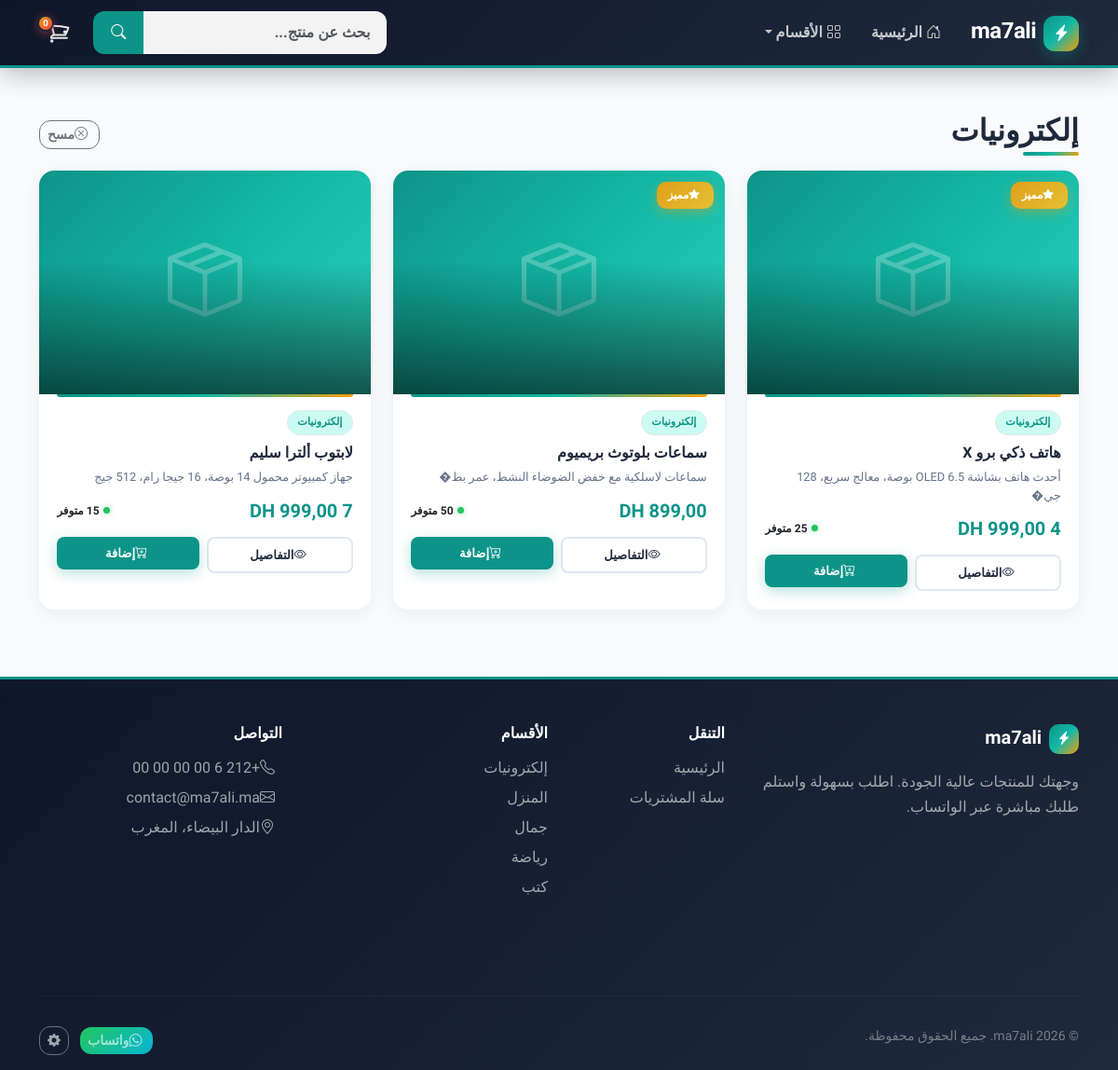
Screenshot of /index.php?category=electronique with the database file from the repository.
### tables this page shows
CREATE TABLE IF NOT EXISTS categories (
    id INT AUTO_INCREMENT PRIMARY KEY,
    name VARCHAR(100) NOT NULL,
    slug VARCHAR(100) NOT NULL UNIQUE
);

CREATE TABLE IF NOT EXISTS products (
    id INT AUTO_INCREMENT PRIMARY KEY,
    name VARCHAR(200) NOT NULL,
    description TEXT,
    price DECIMAL(10,2) NOT NULL,
    image VARCHAR(255) DEFAULT 'default.png',
    category_id INT,
    stock INT DEFAULT 0,
    featured TINYINT(1) DEFAULT 0,
    created_at TIMESTAMP DEFAULT CURRENT_TIMESTAMP,
    FOREIGN KEY (category_id) REFERENCES categories(id) ON DELETE SET NULL
);

### includes/functions.php (called while the page is built, shortened)
<?php
function formatPrice($price) {
    return number_format((float)$price, 2, ',', ' ') . ' ' . CURRENCY;
}
function sanitize($input) {
    return htmlspecialchars(trim($input), ENT_QUOTES, 'UTF-8');
}
function getProducts($page = 1, $perPage = PRODUCTS_PER_PAGE, $search = '', $category = '') {
    $pdo = getConnection();
    $where = "WHERE 1=1";
    $params = [];
    if ($category) {
        $where .= " AND c.slug = ?";
        $params[] = $category;
    }
    $countStmt = $pdo->prepare("SELECT COUNT(*) as total FROM products p LEFT JOIN categories c ON p.category_id = c.id $where");
    $countStmt->execute($params);
    $total = (int)$countStmt->fetch()['total'];
    $totalPages = max(1, ceil($total / $perPage));
    $page = max(1, min($page, $totalPages));
    $offset = ($page - 1) * $perPage;
    $params[] = $offset;
    $params[] = $perPage;
    $stmt = $pdo->prepare("
        SELECT p.*, c.name as category_name, c.slug as category_slug
        FROM products p LEFT JOIN categories c ON p.category_id = c.id
        $where
        ORDER BY p.created_at DESC
        LIMIT ?, ?
    ");
    $stmt->execute($params);
    return [
        'products' => $stmt->fetchAll(),
        'total' => $total,
        'totalPages' => $totalPages,
        'currentPage' => $page,
    ];
}
function getCategories() {
    $pdo = getConnection();
    $stmt = $pdo->query("SELECT c.*, (SELECT COUNT(*) FROM products WHERE category_id = c.id) as product_count FROM categories c ORDER BY c.name");
    return $stmt->fetchAll();
}
function productImage($image) {
    $path = __DIR__ . '/../uploads/products/' . $image;
    return '';
}

### index.php (the view, shortened to what this page needs)
<?php
require_once 'includes/functions.php';
$search = $_GET['search'] ?? '';
$category = $_GET['category'] ?? '';
$page = max(1, (int)($_GET['page'] ?? 1));
$result = getProducts($page, PRODUCTS_PER_PAGE, $search, $category);
$products = $result['products'];
$currentPage = $result['currentPage'];
$categories = getCategories();
$featured = getFeaturedProducts();
if (!$search && !$category && $currentPage === 1):
?>
<?php include 'header.php'; ?>
<?php if (empty($featured) === false): ?>
<section class="hero-section mb-5" style="margin-top: -5%;">
        <div class="hero-particles">
        <div class="particle particle-1"></div>
        <div class="particle particle-2"></div>
        <div class="particle particle-3"></div>
        <div class="particle particle-4"></div>
    </div>
    <div class="container position-relative">
        <div class="row align-items-center">
            <div class="col-lg-6 mb-4 mb-lg-0">
                <div class="hero-badge">
                    <i class="bi bi-fire ms-1"></i> عروض حصرية
                </div>
                <h1 class="hero-title">مرحبا بكم في<br><span class="hero-brand"><?= SITE_NAME ?></span></h1>
                <p class="hero-subtitle">اكتشف تشكيلتنا المميزة من المنتجات عالية الجودة. اطلب بسهولة وسرعة واستلم طلبك مباشرة عبر الواتساب.</p>
                <div class="hero-buttons">
                    <a href="https://wa.me/<?= WHATSAPP_NUMBER ?>" class="btn btn-whatsapp btn-lg hero-btn-whatsapp" target="_blank">
                        <i class="bi bi-whatsapp ms-2"></i>تواصل معنا
                    </a>
                </div>
                <div class="hero-stats">
                    <div class="hero-stat">
                        <span class="hero-stat-number" data-count="<?= count($products) ?>">0</span>
                        <span class="hero-stat-label">منتج متوفر</span>
                    </div>
                    <div class="hero-stat-divider"></div>
                    <div class="hero-stat">
                        <span class="hero-stat-number" data-count="6">0</span>
                        <span class="hero-stat-label">قسم متنوع</span>
                    </div>
                    <div class="hero-stat-divider"></div>
                    <div class="hero-stat">
                        <span class="hero-stat-number" data-count="100">0</span>
                        <span class="hero-stat-label">% رضا العملاء</span>
                    </div>
                </div>
            </div>
            <div class="col-lg-6 text-center">
                <div class="hero-visual">
                    <div class="hero-glow"></div>
                    <div class="hero-icon-main">
                        <i class="bi bi-bag-check"></i>
                    </div>
                    <div class="hero-float-card hero-float-1">
                        <i class="bi bi-truck"></i>
                        <span>توصيل سريع</span>
                    </div>
                    <div class="hero-float-card hero-float-2">
                        <i class="bi bi-shield-check"></i>
                        <span>دفع آمن</span>
                    </div>
                    <div class="hero-float-card hero-float-3">
                        <i class="bi bi-headset"></i>
                        <span>دعم 24/7</span>
                    </div>
                </div>
            </div>
        </div>
    </div>
</section>
<section class="mb-5">
    <div class="container">
        <h2 class="fw-bold mb-4"><i class="bi bi-star-fill text-warning ms-2"></i>منتجات مميزة</h2>
        <div class="row g-4">
            <?php foreach ($featured as $prod): ?>
            <div class="col-md-6 col-lg-3">
                <div class="card product-card h-100">
                    <div class="product-img-wrapper">
                        <span class="badge-overlay badge-featured"><i class="bi bi-star-fill ms-1"></i>مميز</span>
                        <div class="product-img-placeholder">
                            <?php if ($img = productImage($prod['image'])): ?>
                                <img src="<?= $img ?>" alt="<?= sanitize($prod['name']) ?>">
                            <?php else: ?>
                                <i class="bi bi-box-seam"></i>
                            <?php endif; ?>
                        </div>
                    </div>
                    <div class="card-body">
                        <span class="product-category"><?= sanitize($prod['category_name'] ?? 'عام') ?></span>
                        <h6 class="product-title"><?= sanitize($prod['name']) ?></h6>
                        <div class="product-meta">
                            <span class="product-price"><?= formatPrice($prod['price']) ?></span>
                            <span class="product-stock"><span class="dot in"></span>متوفر</span>
                        </div>
                        <div class="product-actions">
                            <a href="product.php?id=<?= $prod['id'] ?>" class="btn btn-product-detail"><i class="bi bi-eye ms-1"></i>التفاصيل</a>
                            <form method="POST" action="cart.php" class="d-inline" style="flex:1">
                                <?= csrfField() ?>
                                <input type="hidden" name="action" value="add">
                                <input type="hidden" name="product_id" value="<?= $prod['id'] ?>">
                                <button type="submit" class="btn btn-product-cart w-100"><i class="bi bi-cart-plus ms-1"></i>إضافة</button>
                            </form>
                        </div>
                    </div>
                </div>
            </div>
            <?php endforeach; ?>
        </div>
    </div>
</section>
<?php endif; ?>
<section id="products" class="mb-5">
    <div class="container">
        <div class="d-flex justify-content-between align-items-center mb-4">
            <h2 class="fw-bold mb-0"><i class="bi bi-grid ms-2"></i>جميع المنتجات</h2>
            <div class="btn-group btn-group-sm d-none d-md-flex">
                <a href="index.php" class="btn <?= !$category ? 'btn-primary' : 'btn-outline-primary' ?>">الكل</a>
                <?php foreach ($categories as $cat): ?>
                    <a href="index.php?category=<?= sanitize($cat['slug']) ?>" class="btn <?= $category === $cat['slug'] ? 'btn-primary' : 'btn-outline-primary' ?>"><?= sanitize($cat['name']) ?></a>
                <?php endforeach; ?>
            </div>
        </div>
        <?php if ($search): ?>
            <div class="mb-3">
                <p class="text-muted">نتائج البحث عن "<strong><?= sanitize($search) ?></strong>" (<?= $result['total'] ?> منتج)</p>
            </div>
        <?php endif; ?>
<?php else: ?>
<?php include 'header.php'; ?>
<section class="mb-4">
    <div class="container">
        <div class="d-flex justify-content-between align-items-center mb-3">
            <h2 class="fw-bold mb-0">
                <?php if ($search): ?>
                    نتائج "<strong><?= sanitize($search) ?></strong>"
                <?php elseif ($category): ?>
                    <?php foreach ($categories as $cat) { if ($cat['slug'] === $category) { echo sanitize($cat['name']); break; } } ?>
                <?php else: ?>
                    جميع المنتجات
                <?php endif; ?>
            </h2>
            <a href="index.php" class="btn btn-outline-secondary btn-sm"><i class="bi bi-x-circle ms-1"></i>مسح</a>
        </div>
<?php endif; ?>
<?php if (empty($products)): ?>
    <div class="text-center py-5">
        <div style="width:120px;height:120px;margin:0 auto 1.5rem;background:var(--primary-light);border-radius:50%;display:flex;align-items:center;justify-content:center;font-size:3.5rem;color:var(--primary);opacity:0.5">
            <i class="bi bi-inbox"></i>
        </div>
        <p class="text-muted fs-5">لم يتم العثور على منتجات.</p>
        <a href="index.php" class="btn btn-primary btn-lg mt-2"><i class="bi bi-bag ms-2"></i>عرض جميع المنتجات</a>
    </div>
<?php else: ?>
    <div class="row g-4">
        <?php foreach ($products as $prod): ?>
        <div class="col-sm-6 col-lg-4">
            <div class="card product-card h-100">
                <div class="product-img-wrapper">
                    <?php if ($prod['featured']): ?>
                        <span class="badge-overlay badge-featured"><i class="bi bi-star-fill ms-1"></i>مميز</span>
                    <?php endif; ?>
                    <div class="product-img-placeholder">
                        <?php if ($img = productImage($prod['image'])): ?>
                            <img src="<?= $img ?>" alt="<?= sanitize($prod['name']) ?>">
                        <?php else: ?>
                            <i class="bi bi-box-seam"></i>
                        <?php endif; ?>
                    </div>
                </div>
                <div class="card-body">
                    <span class="product-category"><?= sanitize($prod['category_name'] ?? 'عام') ?></span>
                    <h5 class="product-title"><?= sanitize($prod['name']) ?></h5>
                    <p class="product-desc"><?= sanitize(substr($prod['description'], 0, 80)) ?></p>
                    <div class="product-meta">
                        <span class="product-price"><?= formatPrice($prod['price']) ?></span>
                        <span class="product-stock">
                            <?php if ($prod['stock'] > 0): ?>
                                <span class="dot in"></span><?= $prod['stock'] ?> متوفر
                            <?php else: ?>
                                <span class="dot out"></span>نفدت
                            <?php endif; ?>
                        </span>
                    </div>
                    <div class="product-actions">
                        <a href="product.php?id=<?= $prod['id'] ?>" class="btn btn-product-detail"><i class="bi bi-eye ms-1"></i>التفاصيل</a>
                        <?php if ($prod['stock'] > 0): ?>
                        <form method="POST" action="cart.php" class="d-inline" style="flex:1">
                            <button type="submit" class="btn btn-product-cart w-100"><i class="bi bi-cart-plus ms-1"></i>إضافة</button>
                        </form>
                        <?php endif; ?>
                    </div>
                </div>
            </div>
        </div>
        <?php endforeach; ?>
    </div>
<?php endif; ?>
</div>
</section>
<?php include 'footer.php'; ?>

### footer.php (shortened to what this page needs)
<footer class="site-footer mt-5">
    <div class="container">
        <div class="row py-5">
            <div class="col-lg-4 mb-4">
                <h5 class="fw-bold mb-3">
                    <span class="brand-icon" style="width:32px;height:32px;font-size:0.9rem;border-radius:10px;display:inline-flex;align-items:center;justify-content:center;background:var(--gradient-main);color:#fff;margin-left:0.5rem;vertical-align:middle"><i class="bi bi-lightning-charge-fill"></i></span><?= SITE_NAME ?>
                </h5>
                <p style="color:rgba(255,255,255,0.6);line-height:1.7">وجهتك للمنتجات عالية الجودة. اطلب بسهولة واستلم طلبك مباشرة عبر الواتساب.</p>
            </div>
            <div class="col-lg-2 col-md-4 mb-4">
                <h6 class="fw-bold mb-3">التنقل</h6>
                <ul class="list-unstyled">
                    <li class="mb-2"><a href="index.php" style="color:rgba(255,255,255,0.6);text-decoration:none">الرئيسية</a></li>
                    <li class="mb-2"><a href="cart.php" style="color:rgba(255,255,255,0.6);text-decoration:none">سلة المشتريات</a></li>
                </ul>
            </div>
            <div class="col-lg-3 col-md-4 mb-4">
                <h6 class="fw-bold mb-3">الأقسام</h6>
                <ul class="list-unstyled">
                    <?php
                    $footerCats = getCategories();
                    foreach (array_slice($footerCats, 0, 5) as $cat): ?>
                        <li class="mb-2"><a href="index.php?category=<?= sanitize($cat['slug']) ?>" style="color:rgba(255,255,255,0.6);text-decoration:none"><?= sanitize($cat['name']) ?></a></li>
                    <?php endforeach; ?>
                </ul>
            </div>
            <div class="col-lg-3 col-md-4 mb-4">
                <h6 class="fw-bold mb-3">التواصل</h6>
                <ul class="list-unstyled">
                    <li class="mb-2" style="color:rgba(255,255,255,0.6)"><i class="bi bi-telephone ms-2"></i>+212 6 00 00 00 00</li>
                    <li class="mb-2" style="color:rgba(255,255,255,0.6)"><i class="bi bi-envelope ms-2"></i>contact@<?= SITE_NAME ?>.ma</li>
                    <li class="mb-2" style="color:rgba(255,255,255,0.6)"><i class="bi bi-geo-alt ms-2"></i>الدار البيضاء، المغرب</li>
                </ul>
            </div>
        </div>
        <hr style="border-color:rgba(255,255,255,0.1)">
        <div class="row py-3">
            <div class="col-md-6 text-center text-md-start">
                <p style="color:rgba(255,255,255,0.4)" class="mb-0 small">&copy; <?= date('Y') ?> <?= SITE_NAME ?>. جميع الحقوق محفوظة.</p>
            </div>
            <div class="col-md-6 text-center text-md-end">
                <a href="https://wa.me/<?= WHATSAPP_NUMBER ?>" class="btn btn-sm btn-success" target="_blank">
                    <i class="bi bi-whatsapp ms-1"></i>واتساب
                </a>
                <a href="admin/login.php" class="btn btn-sm btn-outline-secondary ms-2" title="Admin">
                    <i class="bi bi-gear-fill"></i>
                </a>
            </div>
        </div>
    </div>
</footer>
</body>
</html>

### rows the page displays
categories: name "إلكترونيات"
products: featured 1 (drawn), category.name "إلكترونيات", name "هاتف ذكي برو X", description "أحدث هاتف بشاشة OLED 6.5 بوصة، معالج سريع، 128 جي�", price "4 999,00 DH", stock "25"
products: featured 1 (drawn), category.name "إلكترونيات", name "سماعات بلوتوث بريميوم", description "سماعات لاسلكية مع خفض الضوضاء النشط، عمر بط�", price "899,00 DH", stock "50"
products: category.name "إلكترونيات", name "لابتوب ألترا سليم", description "جهاز كمبيوتر محمول 14 بوصة، 16 جيجا رام، 512 جيج", price "7 999,00 DH", stock "15"
categories: name "المنزل"
categories: name "جمال"
categories: name "رياضة"
categories: name "كتب"

### other values shown
SITE_NAME "ma7ali"
getCartCount() "0"
